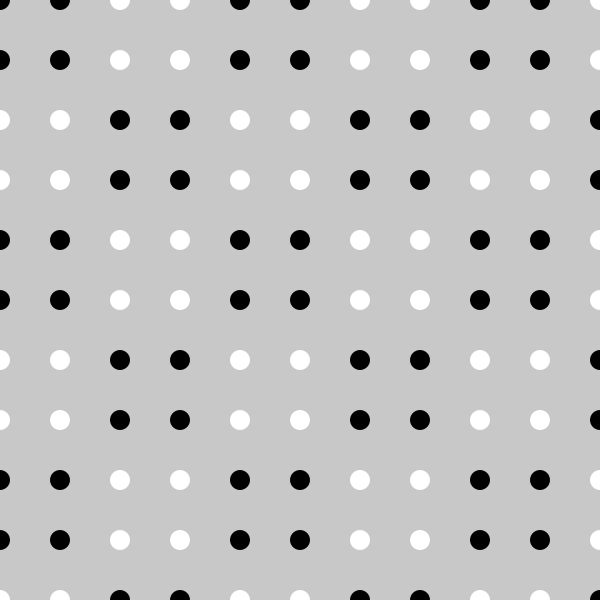
Frame 1 (no input)
Frame 60 (the mouse pressed at the canvas centre just before this capture): identical to frame 1, image omitted
Frame 120 (the mouse held since frame 60 and released just before this capture): identical to frame 1, image omitted

The Processing sketch that drew this single still picture (run headless with seeded random() and noise(); from frame 60 on, the mouse is pressed at the canvas centre):

// Processing sketch: grid_checker_2x
// ── grid_checker_2x.pde
// 規則的に整列（2次元、市松模様2倍サイズ）

void setup() {
  size(600, 600);
  noStroke();
}

void draw() {
  background(200);

  // ループ変数は座標ではなく、1ずつ増やす
  // （色の判定を簡単にするため。座標はあとで算出する）
  for (int iy = 0; iy <= 10; iy++) {
    for (int ix = 0; ix <= 10; ix++) {
      // ix / 2 + iy / 2 が偶数なら黒色、それ以外は白色
      if ((ix / 2 + iy / 2) % 2 == 0) {
        fill(0);
      }
      else {
        fill(255);
      }

      // セルを描く（座標はループ変数から計算する）
      ellipse(ix * 60, iy * 60, 20, 20);
    }
  }
}
